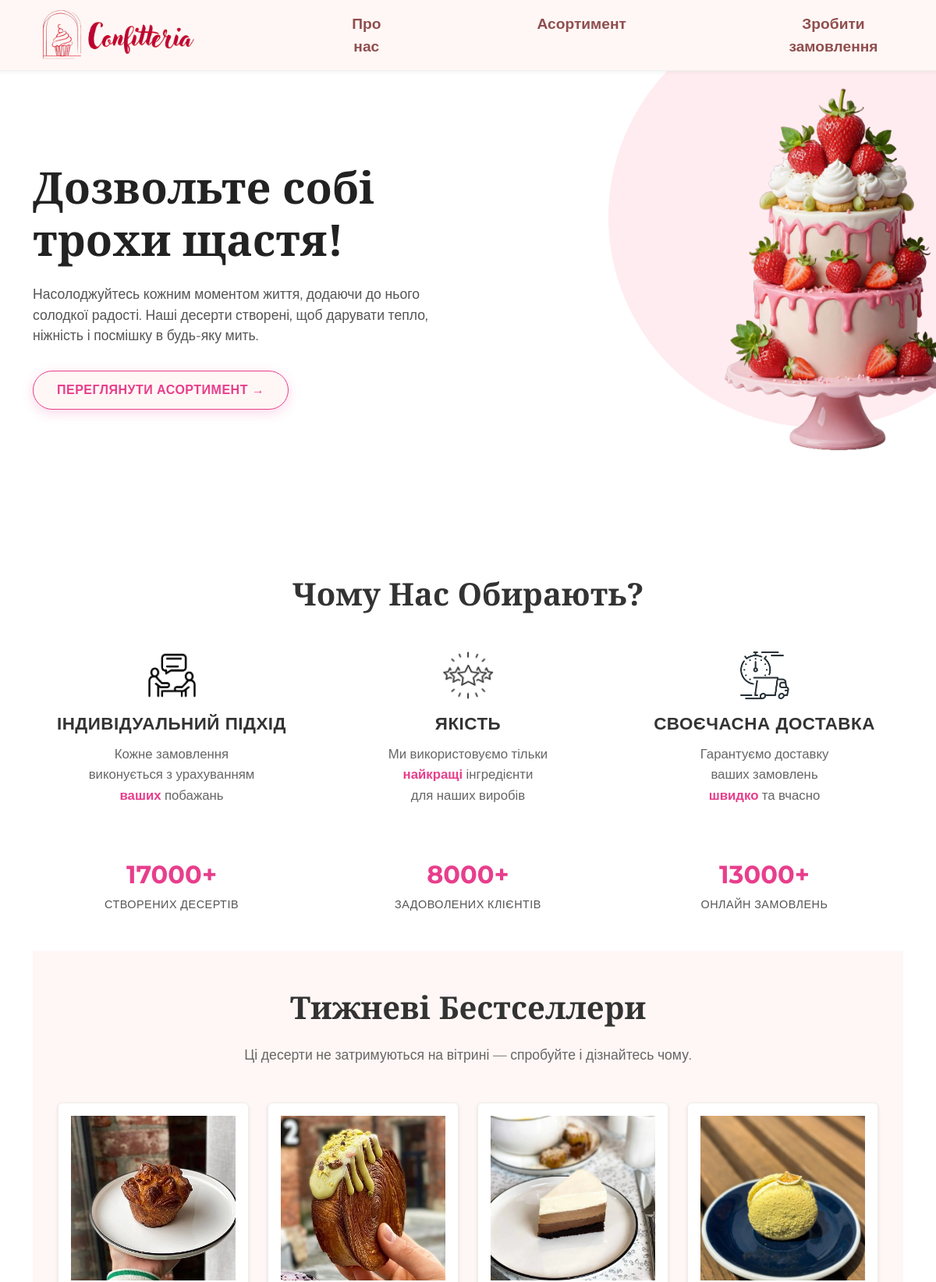
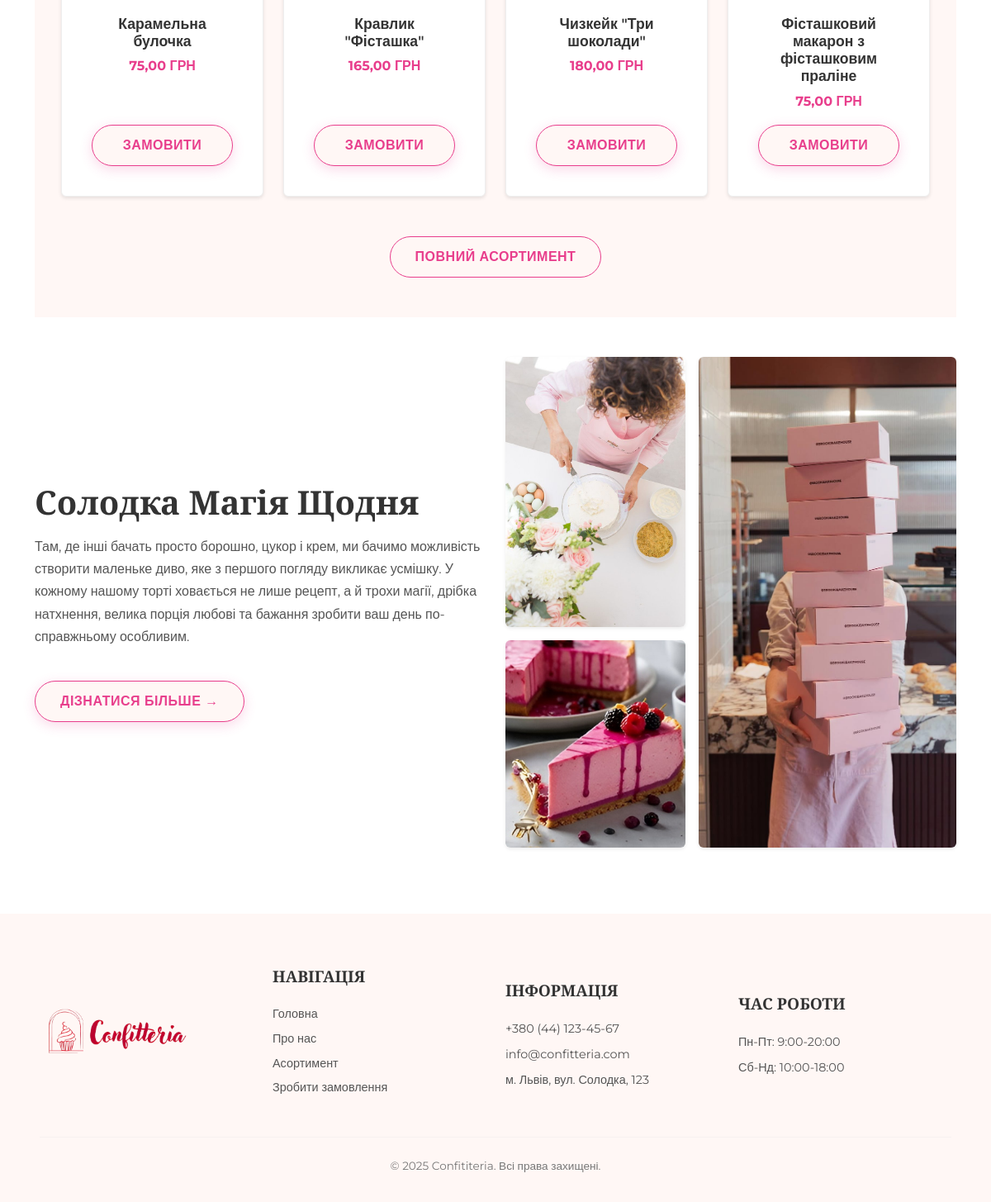
The page / on the database its author committed (2 pictures, top to bottom).
### shop/models.py (models this page shows, shortened)
class AssortmentItem(models.Model):
    name = models.CharField(max_length=100, verbose_name="Назва виробу")  # Назва товару
    price = models.DecimalField(max_digits=10, decimal_places=2, verbose_name="Ціна")  # Ціна товару
    image = models.ImageField(upload_to='assortment/', verbose_name="Зображення", blank=True, null=True)
    objects = models.Manager()
    class Meta:
        verbose_name = "Асортимент"  # Назва моделі в однині для адмін-панелі та інших місць
        verbose_name_plural = "Асортимент"  # Назва моделі у множині

### shop/views.py (the view)
# urls.py: 2. Додайте URL до urlpatterns:  path('', views.home, name='home')
def home(request):
    assortment_items = AssortmentItem.objects.all()[:4]  # Отримання перших 4 товарів
    return render(request, 'shop/home.html', {'assortment_items': assortment_items})

### shop/templates/shop/home.html (shortened to what this page needs)
{% extends 'shop/base.html' %}
{% load static %}
{% block content %}
<section class="hero-section-fullwidth">
    <div class="container">
        <div class="row align-items-center gy-4">
            <div class="col-lg-6 hero-text-column">
                <h1 class="hero-title">Дозвольте собі<br>трохи щастя!</h1>
                <p class="hero-subtitle">
                    Насолоджуйтесь кожним моментом життя, додаючи до нього солодкої радості. Наші десерти створені, щоб дарувати тепло, ніжність і посмішку в будь-яку мить.
                </p>
                <a href="{% url 'shop:assortment_list' %}" class="btn btn-hero">
                    Переглянути асортимент →
                </a>
            </div>
            <div class="col-lg-6 hero-image-column text-center text-lg-end">
                <div class="d-none d-lg-block">
                     <img src="{% static 'img/hero-cake.png' %}" alt="Святковий торт з полуницею" class="img-fluid hero-cake-img">
                </div>
            </div>
        </div>
    </div>
</section>
<div class="container main-page-content" style="padding-top: 3rem;">
<section class="why-choose-us-section text-center py-5">
    <h2 class="section-title mb-5">Чому Нас Обирають?</h2>
        <div class="row gy-4">
            <div class="col-md-4">
                <img src="{% static 'img/icon-individual.png' %}" alt="Індивідуальний підхід" class="icon-why-choose-us mb-3">
                <h3 class="feature-title">ІНДИВІДУАЛЬНИЙ ПІДХІД</h3>
                <p class="feature-description">
                    Кожне замовлення<br>
                    виконується з урахуванням<br>
                    <span class="highlight">ваших</span> побажань
                </p>
            </div>
            <div class="col-md-4">
                <img src="{% static 'img/icon-quality.png' %}" alt="Якість" class="icon-why-choose-us mb-3">
                <h3 class="feature-title">ЯКІСТЬ</h3>
                <p class="feature-description">
                    Ми використовуємо тільки<br>
                    <span class="highlight">найкращі</span> інгредієнти<br>
                    для наших виробів
                </p>
            </div>
            <div class="col-md-4">
                <img src="{% static 'img/icon-delivery.png' %}" alt="Своєчасна доставка" class="icon-why-choose-us mb-3">
                <h3 class="feature-title">СВОЄЧАСНА ДОСТАВКА</h3>
                <p class="feature-description">
                    Гарантуємо доставку<br>
                    ваших замовлень<br>
                    <span class="highlight">швидко</span> та вчасно
                </p>
            </div>
        </div>
        <div class="row text-center mt-5 stats-row">
             <div class="col-4">
                 <div class="stat-number">17000+</div>
                 <div class="stat-label">Створених Десертів</div>
             </div>
             <div class="col-4">
                 <div class="stat-number">8000+</div>
                 <div class="stat-label">Задоволених Клієнтів</div>
             </div>
             <div class="col-4">
                 <div class="stat-number">13000+</div>
                 <div class="stat-label">Онлайн Замовлень</div>
             </div>
        </div>
    </section>
    <section class="bestsellers-section text-center py-5">
        <h2 class="section-title">Тижневі Бестселлери</h2>
        <p class="section-subtitle mb-5">Ці десерти не затримуються на вітрині — спробуйте і дізнайтесь чому.</p>
        <div class="row row-cols-1 row-cols-md-2 row-cols-lg-4 g-4">
            {% for item in assortment_items %}
            <div class="col">
                <div class="card h-100 product-card">
                    <div class="product-image-container">
                        {% if item.image %}
                        <img src="{{ item.image.url }}" alt="{{ item.name }}">
                        {% else %}
                        <img src="{% static 'img/no-image.jpg' %}" alt="Зображення відсутнє">
                        {% endif %}
                    </div>
                    <div class="card-body">
                        <h5 class="card-title product-title">{{ item.name }}</h5>
                        <p class="card-text product-price">{{ item.price }} ГРН</p>
                         <a href="{% url 'shop:order_create' %}?product_id={{ item.id }}" class="btn btn-order-product">Замовити</a>
                    </div>
                </div>
            </div>
            {% empty %}
            <div class="col-12">
                <p>На цей час асортимент бестселерів порожній.</p>
            </div>
            {% endfor %}
        </div>
        <div class="mt-5">
            <a href="{% url 'shop:assortment_list' %}" class="btn btn-secondary-custom">
                Повний асортимент
            </a>
        </div>
    </section>
    <section class="sweet-magic-section py-5">
        <div class="row align-items-center gy-4">
            <div class="col-lg-6">
                <h2 class="section-title mb-3">Солодка Магія Щодня</h2>
                <p class="mb-4">
                    Там, де інші бачать просто борошно, цукор і крем, ми бачимо можливість створити маленьке диво, яке з першого погляду викликає усмішку. У кожному нашому торті ховається не лише рецепт, а й трохи магії, дрібка натхнення, велика порція любові та бажання зробити ваш день по-справжньому особливим.
                </p>
                <a href="{% url 'shop:about' %}" class="btn btn-hero">
                    Дізнатися більше →
                </a>
            </div>
            <div class="col-lg-6">
                <div class="row g-3 h-100 align-items-stretch">
                    <div class="col-md-5 d-flex flex-column justify-content-between">
                        <div>
                             <img src="{% static 'img/magic-image-1.jpg' %}" alt="Приготування десерту" class="img-fluid rounded shadow-sm mb-3">
                        </div>
                        <div>
                            <img src="{% static 'img/magic-image-2.jpg' %}" alt="Готовий торт" class="img-fluid rounded shadow-sm">
                        </div>
                    </div>
                    <div class="col-md-7">
                        <img src="{% static 'img/magic-image-3.jpg' %}" alt="Упаковка тортів" class="img-fluid rounded shadow-sm h-100" style="object-fit: cover;">
                    </div>
                </div>
            </div>
        </div>
    </section>
</div>
{% endblock %}

### static/css/base/_variables.css (style rules this page uses)
:root { --primary-pink: #E83E8C; --primary-pink-darker: #c92a7a; --accent-pink: #f4a8c7; --soft-pink-accent: #8f4e4e; --bg-light-pink: #FFF7F5; --bg-light-pink-alt: #FFF2F2; --bg-light-pink-hover: #fceeee; --bg-hero-circle: rgba(255, 223, 230, 0.6); --bg-white: #fff; --bg-light-gray: #f8f9fa; --text-dark: #222; --text-primary: #333; --text-secondary: #555; --text-light-gray: #666; --text-very-light-gray: #777; --text-form-label: #444; --text-search-input: #6b4c4c; --form-input-border: #f0d4dd; --search-input-border: #f8c8dc; --search-input-bg: #fff0f5; --search-input-placeholder: #d39dab; --focus-border-color: var(--primary-pink); --focus-box-shadow: rgba(232, 62, 140, 0.25); --border-light: #eee; --divider-light: #ddd; --font-primary: 'Montserrat', sans-serif; --font-headings: 'Playfair Display', serif; --bakery-brown: #352c88; --bakery-cream: #FFECB3; }

### static/css/base/_typography.css (style rules this page uses)
body { min-height: 100vh; display: flex; flex-direction: column; font-family: var(--font-primary); color: var(--text-primary); }
h1, h2, h3 { font-family: var(--font-headings); font-weight: 700; }
.section-title { color: var(--text-primary); margin-bottom: 1.5rem; font-size: 2.5rem; }
.section-subtitle { color: var(--text-light-gray); font-size: 1.1rem; max-width: 700px; margin-left: auto; margin-right: auto; margin-bottom: 2rem; }
.highlight { color: var(--primary-pink); font-weight: 600; }

### static/css/components/_buttons.css (style rules this page uses)
.btn { text-transform: uppercase; letter-spacing: 0.5px; font-weight: 500; transition: all 0.3s ease; border-radius: 50px; padding: 10px 25px; }
.btn-hero { background-color: var(--bg-light-pink); color: var(--primary-pink); border: 1px solid var(--primary-pink); padding: 12px 30px; font-weight: 600; box-shadow: 0 4px 15px rgba(232, 62, 140, 0.2); max-width: fit-content; }
.btn-secondary-custom { background-color: var(--bg-light-pink); color: var(--primary-pink); border: 1px solid var(--primary-pink); padding: 12px 30px; font-weight: 600; }
.btn-order-product { display: inline-block; padding: 12px 30px; font-weight: 600; text-transform: uppercase; letter-spacing: 0.5px; text-align: center; text-decoration: none; border-radius: 50px; cursor: pointer; transition: all 0.3s ease; margin-top: auto; width: 100%; background-color: var(--bg-light-pink); color: var(--primary-pink); border: 1px solid var(--primary-pink); box-shadow: 0 4px 15px rgba(232, 62, 140, 0.2); }

### static/css/components/_cards.css (style rules this page uses)
.card { border: 1px solid var(--border-light); transition: transform 0.2s ease, box-shadow 0.3s ease; box-shadow: 0 2px 4px rgba(0,0,0,.1); border-radius: 0.375rem; overflow: hidden; display: flex; flex-direction: column; background-color: var(--bg-white); padding: 1rem; }
.card-body { display: flex; flex-direction: column; flex-grow: 1; padding: 1.25rem; align-items: center; text-align: center; }
.card-body .btn { margin-top: auto; align-self: center; }
.product-image-container { display: block; position: relative; width: 100%; aspect-ratio: 1 / 1; overflow: hidden; background-color: var(--bg-light-gray); }
.product-image-container img { display: block; width: 100%; height: 100%; object-fit: cover; transition: transform 0.3s ease; }
.product-title { font-family: var(--font-primary); font-size: 1.1rem; font-weight: 600; color: var(--text-primary); margin-bottom: 0.5rem; }
.product-price { font-size: 1rem; font-weight: 700; color: var(--primary-pink); margin-bottom: 1rem; }

### static/css/pages/_assortment.css (style rules this page uses)
.product-card .btn-order-product { white-space: nowrap; padding-left: 1.2rem; padding-right: 1.2rem; text-align: center; }

### rows shown on the page
AssortmentItem: image (picture), name "Карамельна булочка", price "75,00"
AssortmentItem: image (picture), name "Кравлик \"Фісташка\"", price "165,00"
AssortmentItem: image (picture), name "Чизкейк \"Три шоколади\"", price "180,00"
AssortmentItem: image (picture), name "Фісташковий макарон з фісташковим праліне", price "75,00"
